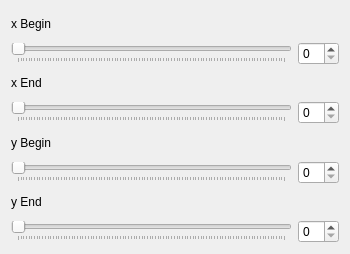
<?xml version="1.0" encoding="UTF-8"?>
<ui version="4.0">
 <class>CropImage</class>
 <widget class="QDialog" name="CropImage">
  <property name="geometry">
   <rect>
    <x>0</x>
    <y>0</y>
    <width>350</width>
    <height>254</height>
   </rect>
  </property>
  <property name="sizePolicy">
   <sizepolicy hsizetype="Fixed" vsizetype="Fixed">
    <horstretch>0</horstretch>
    <verstretch>0</verstretch>
   </sizepolicy>
  </property>
  <property name="windowTitle">
   <string>Dialog</string>
  </property>
  <layout class="QGridLayout" name="gridLayout">
   <item row="0" column="0">
    <layout class="QGridLayout" name="gridLayout_4">
     <item row="3" column="0">
      <widget class="QSlider" name="xes">
       <property name="orientation">
        <enum>Qt::Horizontal</enum>
       </property>
       <property name="tickPosition">
        <enum>QSlider::TicksBelow</enum>
       </property>
      </widget>
     </item>
     <item row="4" column="0">
      <widget class="QLabel" name="label_3">
       <property name="text">
        <string>y Begin</string>
       </property>
      </widget>
     </item>
     <item row="2" column="0">
      <widget class="QLabel" name="label_2">
       <property name="text">
        <string>x End</string>
       </property>
      </widget>
     </item>
     <item row="0" column="0">
      <widget class="QLabel" name="label">
       <property name="text">
        <string>x Begin</string>
       </property>
      </widget>
     </item>
     <item row="3" column="1">
      <widget class="QSpinBox" name="spinBox_2"/>
     </item>
     <item row="5" column="1">
      <widget class="QSpinBox" name="spinBox_3"/>
     </item>
     <item row="5" column="0">
      <widget class="QSlider" name="ybs">
       <property name="orientation">
        <enum>Qt::Horizontal</enum>
       </property>
       <property name="tickPosition">
        <enum>QSlider::TicksBelow</enum>
       </property>
      </widget>
     </item>
     <item row="1" column="1">
      <widget class="QSpinBox" name="spinBox"/>
     </item>
     <item row="7" column="0">
      <widget class="QSlider" name="yes">
       <property name="orientation">
        <enum>Qt::Horizontal</enum>
       </property>
       <property name="tickPosition">
        <enum>QSlider::TicksBelow</enum>
       </property>
      </widget>
     </item>
     <item row="1" column="0">
      <widget class="QSlider" name="xbs">
       <property name="orientation">
        <enum>Qt::Horizontal</enum>
       </property>
       <property name="tickPosition">
        <enum>QSlider::TicksBelow</enum>
       </property>
      </widget>
     </item>
     <item row="6" column="0">
      <widget class="QLabel" name="label_4">
       <property name="text">
        <string>y End</string>
       </property>
      </widget>
     </item>
     <item row="7" column="1">
      <widget class="QSpinBox" name="spinBox_4"/>
     </item>
    </layout>
   </item>
  </layout>
 </widget>
 <resources/>
 <connections/>
 <slots>
  <slot>updateXBegin(int)</slot>
  <slot>updateXEnd(int)</slot>
  <slot>updateYBegin(int)</slot>
  <slot>updateYEnd(int)</slot>
 </slots>
</ui>
